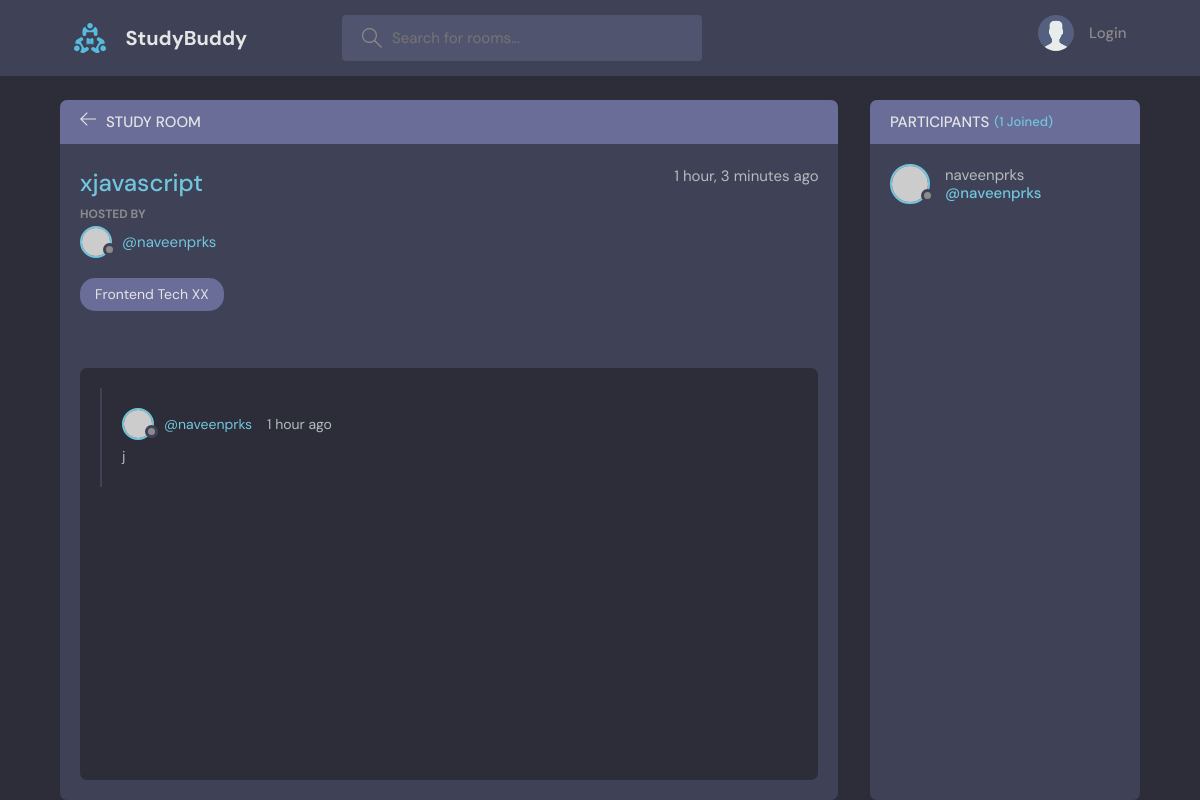
The app's page /room/12 with its own data.
### baseApp/models.py (models this page shows, shortened)
class Room(models.Model):
    host=models.ForeignKey(User, on_delete=models.SET_NULL, null=True)
    topic=models.ForeignKey(Topic, on_delete=models.SET_NULL, null=True)
    name=models.CharField(max_length=200)
    description = models.TextField(null=True, blank=True)
    participants=models.ManyToManyField(User, related_name='participants', blank=True)
    updated=models.DateTimeField(auto_now=True)
    created=models.DateTimeField(auto_now_add=True)
    class Meta:
        ordering = ['-updated', '-created']

class Topic(models.Model):
    name=models.CharField(max_length=200)
    def __str__(self):
        return self.name

class Message(models.Model):
    user=models.ForeignKey(User, on_delete=models.CASCADE)
    room=models.ForeignKey(Room, on_delete=models.CASCADE)
    body=models.TextField()
    updated =  models.DateTimeField(auto_now=True)
    cretaed = models.DateTimeField(auto_now_add=True)
    class Meta:
        ordering = ['-updated', '-cretaed']

### baseApp/views.py (the view, shortened to what this page needs)
# urls.py: path('room/<str:pk>', views.room, name='room' ),
def room(request,pk):
    room=Room.objects.get(id=pk)
    room_messages = room.message_set.all()
    participants = room.participants.all()
    context = {'room':room,'room_messages':room_messages, 'participants':participants}
    return render(request, 'baseApp/room.html', context)

### baseApp/templates/baseApp/room.html (shortened to what this page needs)
{% extends 'main.html' %} {% block content %}
<main class="profile-page layout layout--2">
  <div class="container">
    <div class="room">
      <div class="room__top">
        <div class="room__topLeft">
          <a href="{% url 'home' %}">
            <svg
              version="1.1"
              xmlns="http://www.w3.org/2000/svg"
              width="32"
              height="32"
              viewBox="0 0 32 32"
            >
              <title>arrow-left</title>
              <path
                d="M13.723 2.286l-13.723 13.714 13.719 13.714 1.616-1.611-10.96-10.96h27.625v-2.286h-27.625l10.965-10.965-1.616-1.607z"
              ></path>
            </svg>
          </a>
          <h3>Study Room</h3>
        </div>
      </div>
      <div class="room__box scroll">
        <div class="room__header scroll">
          <div class="room__info">
            <h3>{{room.name}}</h3>
            <span>{{room.created | timesince}} ago</span>
          </div>
          <div class="room__hosted">
            <p>Hosted By</p>
            <a
              href="{% url 'user-profile' room.host.id %}"
              class="room__author"
            >
              <div class="avatar avatar--small">
                <img src="https://randomuser.me/api/portraits/men/37.jpg" />
              </div>
              <span>@{{room.host}}</span>
            </a>
          </div>
          <span class="room__topics">{{room.topic}}</span>
        </div>
        <div class="room__conversation">
          <div class="threads scroll">
            {% for message in room_messages %}
            <div class="thread">
              <div class="thread__top">
                <div class="thread__author">
                  <a
                    href="{% url 'user-profile' message.user.id %}"
                    class="thread__authorInfo"
                  >
                    <div class="avatar avatar--small">
                      <img
                        src="https://randomuser.me/api/portraits/men/37.jpg"
                      />
                    </div>
                    <span>@{{message.user}}</span>
                  </a>
                  <span class="thread__date"
                    >{{message.cretaed | timesince}} ago</span
                  >
                </div>
              </div>
              <div class="thread__details">{{message.body}}</div>
            </div>
            {% endfor %}
          </div>
        </div>
      </div>
    </div>
    <div class="participants">
      <h3 class="participants__top">
        Participants <span>({{participants.count}} Joined)</span>
      </h3>
      <div class="participants__list scroll">
        {% for participant in participants %}
        <a href="{% url 'user-profile' participant.id %}" class="participant">
          <div class="avatar avatar--medium">
            <img src="https://randomuser.me/api/portraits/men/37.jpg" />
          </div>
          <p>
            {{participant.username}}
            <span>@{{participant.username}}</span>
          </p>
        </a>
        {% endfor %}
      </div>
    </div>
  </div>
</main>
{% endblock content %}

### records on screen
Room: name "xjavascript", created "1 hour, 3 minutes", host "naveenprks", topic "Frontend Tech XX"
Message: user "naveenprks", cretaed "1 hour", body "j"

### other values on screen
{{ participants.count }} "1"
{{ participant.username }} "naveenprks"
